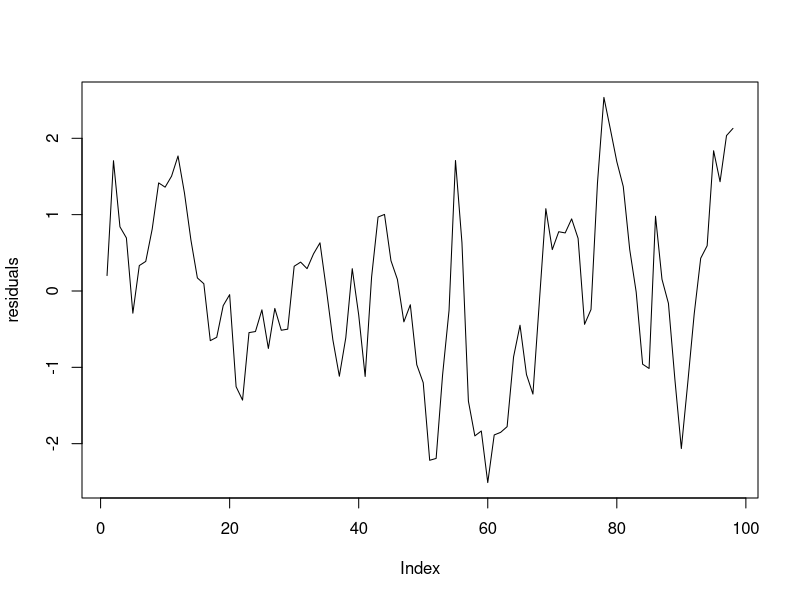
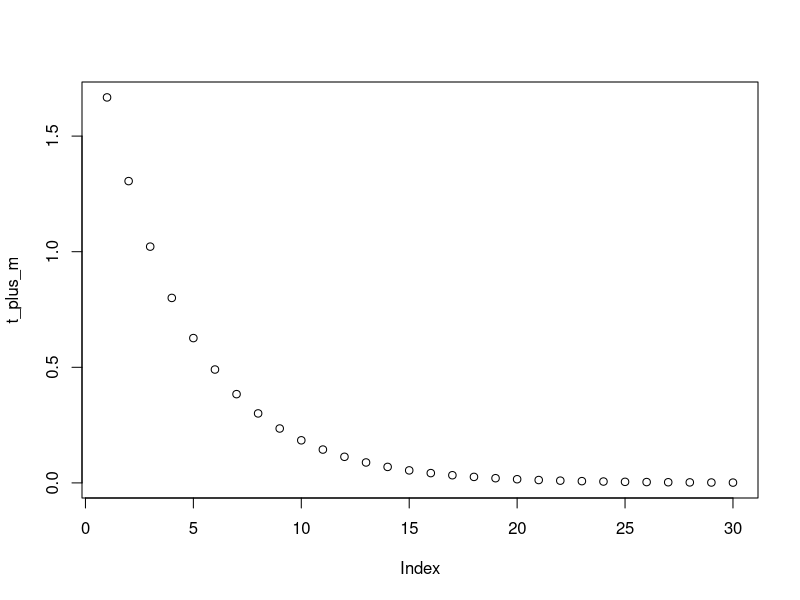
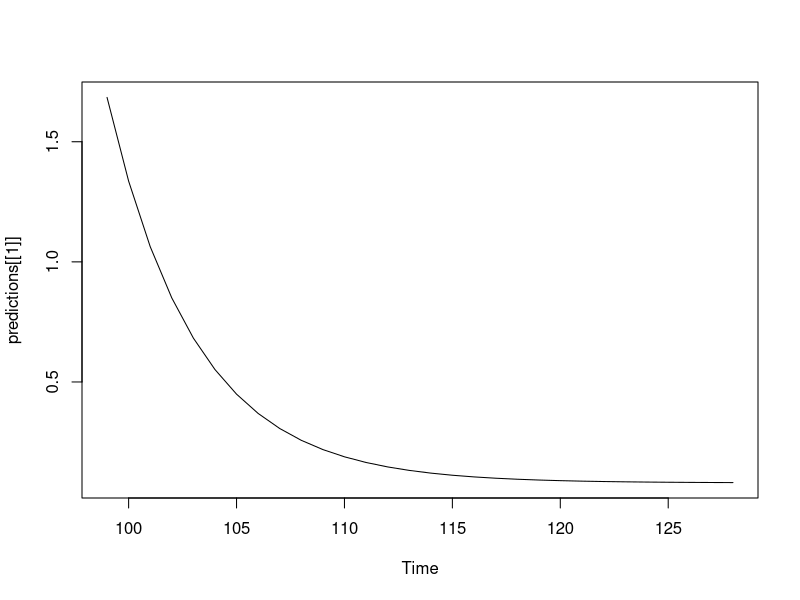
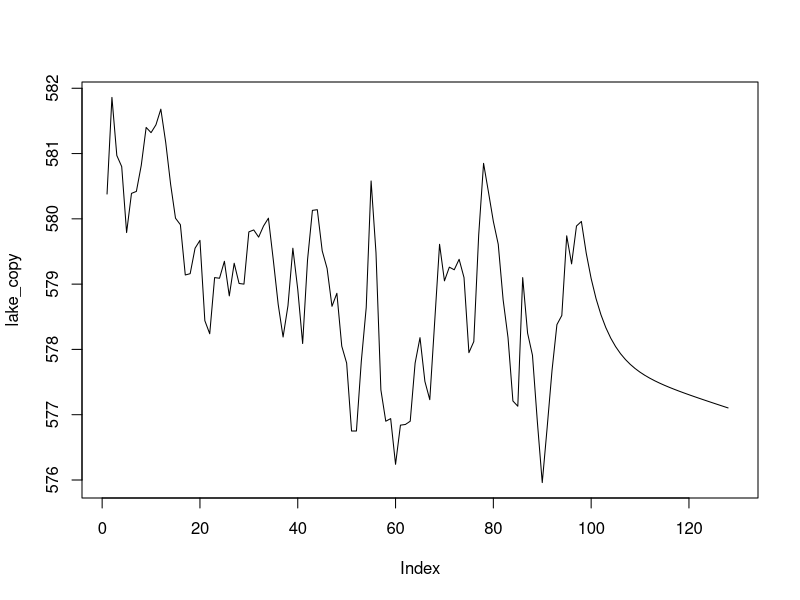
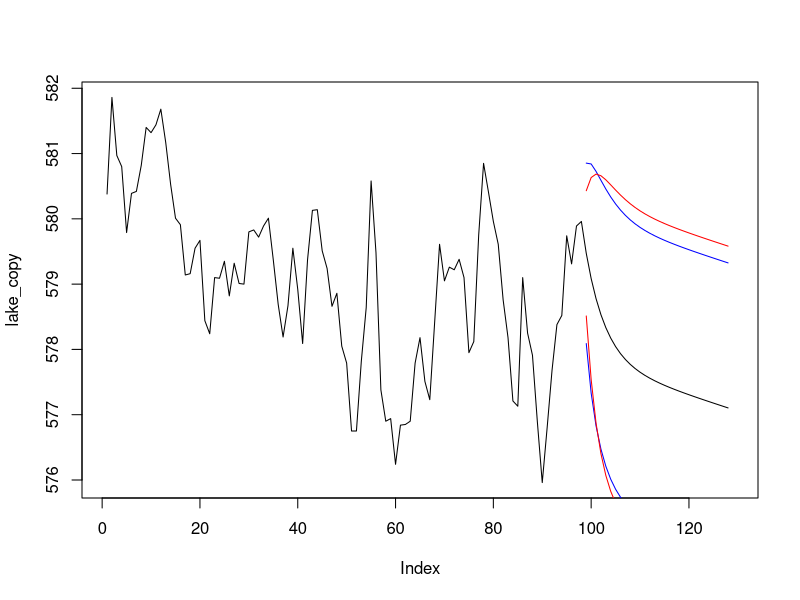
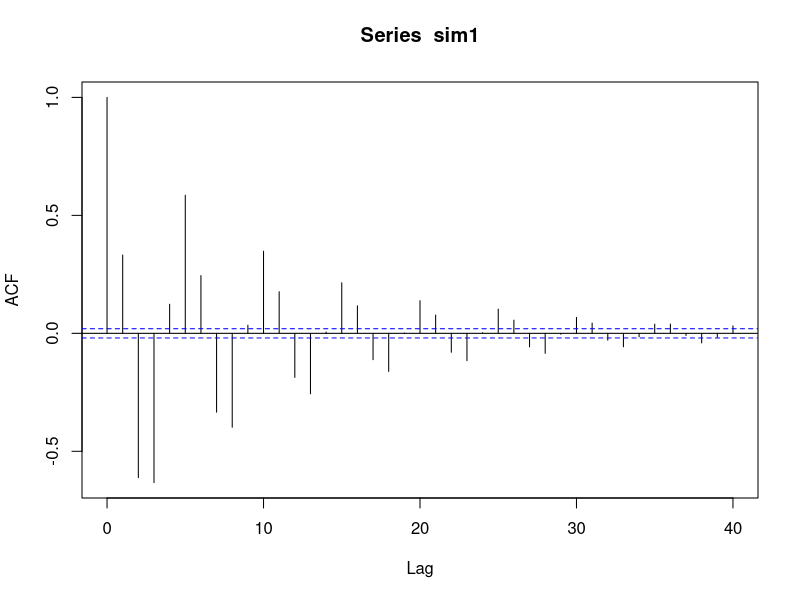
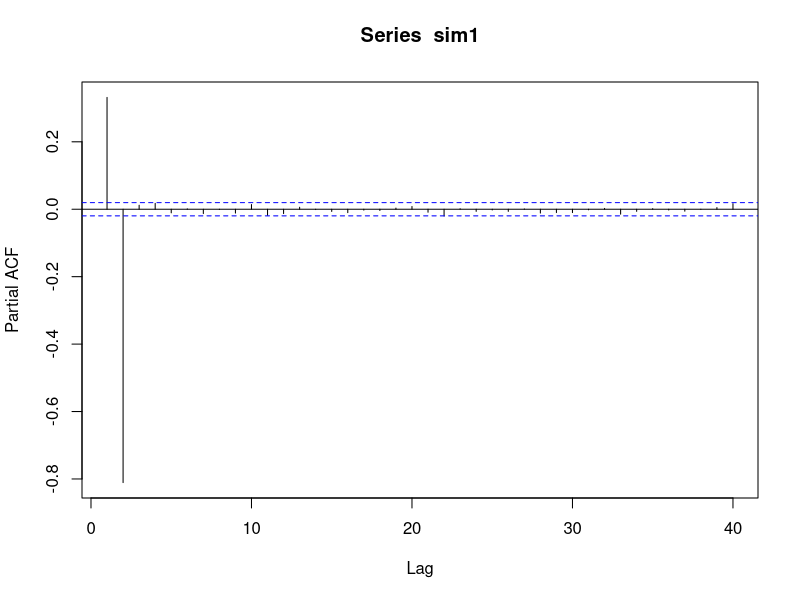
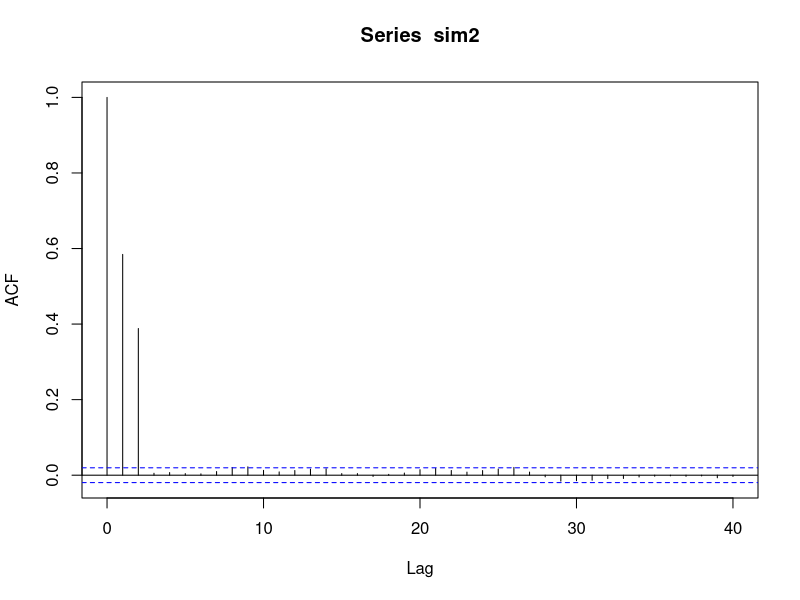

The R source for these figures, in order:
## ---- chunk 1
knitr::opts_chunk$set(echo = TRUE)
## ---- chunk 2
detrended <- lm(LakeHuron~c(1:length(LakeHuron)))
residuals <- resid(detrended)

plot(residuals, type = 'l')
## ---- chunk 3
model <- arima(residuals, order = c(1,0,0))

model
## ---- chunk 4
t_plus_m <- c()
for (i in 1:30){
  t_plus_m[i] <- residuals[length(LakeHuron)]*(0.7829^i)
}
plot(t_plus_m)
## ---- chunk 5
predictions <- predict(model, n.ahead = 30)
plot(predictions[[1]])
## ---- chunk 6
summary(detrended)
lake_copy <- as.vector(LakeHuron)
upper <- c()
lower <- c()
manual_upper <- c()
manual_lower <- c()
for (i in 99:129){
  lake_copy[i] <- t_plus_m[i-98]+580.2+i*(-0.0242)
  
  upper[i] <- t_plus_m[i-98]+580.2+i*(-0.0242) + 1.96*predictions[[2]][i-98]
  
  lower[i] <- t_plus_m[i-98]+580.2+i*(-0.0242) - 1.96*predictions[[2]][i-98]
  
  manual_upper[i] <- t_plus_m[i-98]+580.2+i*(-0.0242)+1.96*(var(residuals)-var(residuals)*0.7829^2)*(1-0.7829^(2*(i-98)))/(1-0.7829^2)
  
  manual_lower[i] <- t_plus_m[i-98]+580.2+i*(-0.0242)-1.96*(var(residuals)-var(residuals)*0.7829^2)*(1-0.7829^(2*(i-98)))/(1-0.7829^2)
}
plot(lake_copy, type = 'l')

plot(lake_copy, type = 'l')
lines(upper, col = 'blue')
lines(lower, col = 'blue')
lines(manual_upper, col = 'Red')
lines(manual_lower, col = 'Red')

## ---- chunk 7
sim1 <- arima.sim(n = 10000, model = list(ar = c(3/5, -4/5)))
sim2 <- arima.sim(n = 10000, model = list(ma = c(0.8, 1.1)))
sim3 <- arima.sim(n = 10000, model = list(ar = c(4/5), ma = c(4/5)))
## ---- chunk 8
acf(sim1)
pacf(sim1)
## ---- chunk 9
acf(sim2)
pacf(sim2)
## ---- chunk 10
acf(sim3)
pacf(sim3)
